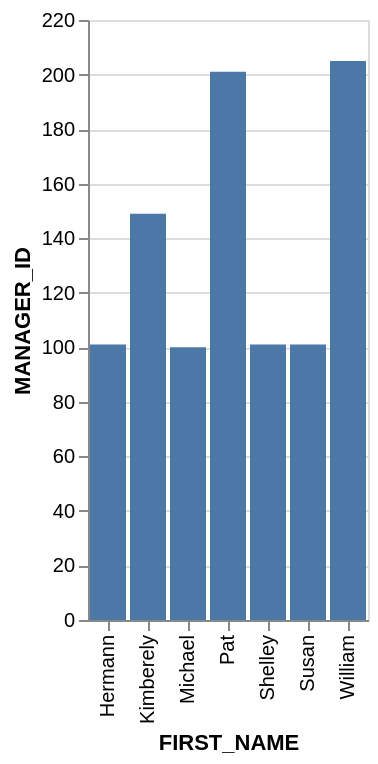

The Vega-Lite source for this figure:
### Vega-Lite specification from a JSON file in a GitHub repository (floating-point values rounded to 4 significant figures)
{"data": {"values": [{"x_data": "Hermann", "y_data": 101}, {"x_data": "Kimberely", "y_data": 149}, {"x_data": "Michael", "y_data": 100}, {"x_data": "Pat", "y_data": 201}, {"x_data": "Shelley", "y_data": 101}, {"x_data": "Susan", "y_data": 101}, {"x_data": "William", "y_data": 205}]}, "mark": "bar", "encoding": {"x": {"field": "x_data", "type": "nominal", "title": "FIRST_NAME", "sort": "ascending"}, "y": {"field": "y_data", "type": "quantitative", "title": "MANAGER_ID"}}}
